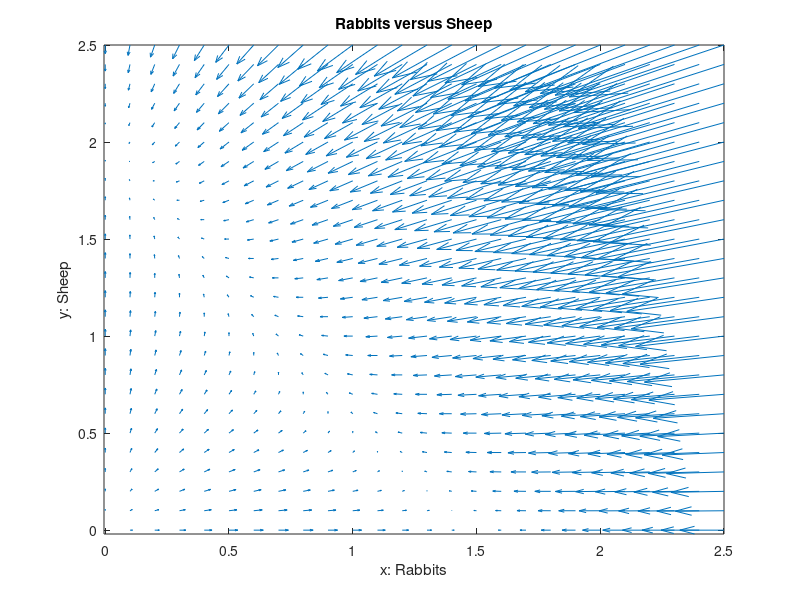

Recreate this plot in MATLAB. (Note: this script raises an error after producing the figure.)
# prob1.m
function prob1
clear
figure(1);

hold off
[x,y] = meshgrid(0:.1:2.5);
f1=x.*(3-2.*x-2.*y);
f2=y.*(2-x-y);

#[dx1,dy1] = gradient(f1,.1,.1);
#[dx2,dy2] = gradient(f2,.1,.1);

###
# Not likely correct
#quiver(x,y,dx1,dy1)
#hold on
#quiver(x,y,dx2,dy2)
###

h=quiver(x,y,f1,f2);
set (h, "autoscalefactor", 5);
axis("tight");   
title("Rabbits versus Sheep");
xlabel("x: Rabbits");
ylabel("y: Sheep");

fixAxes;

endfunction
